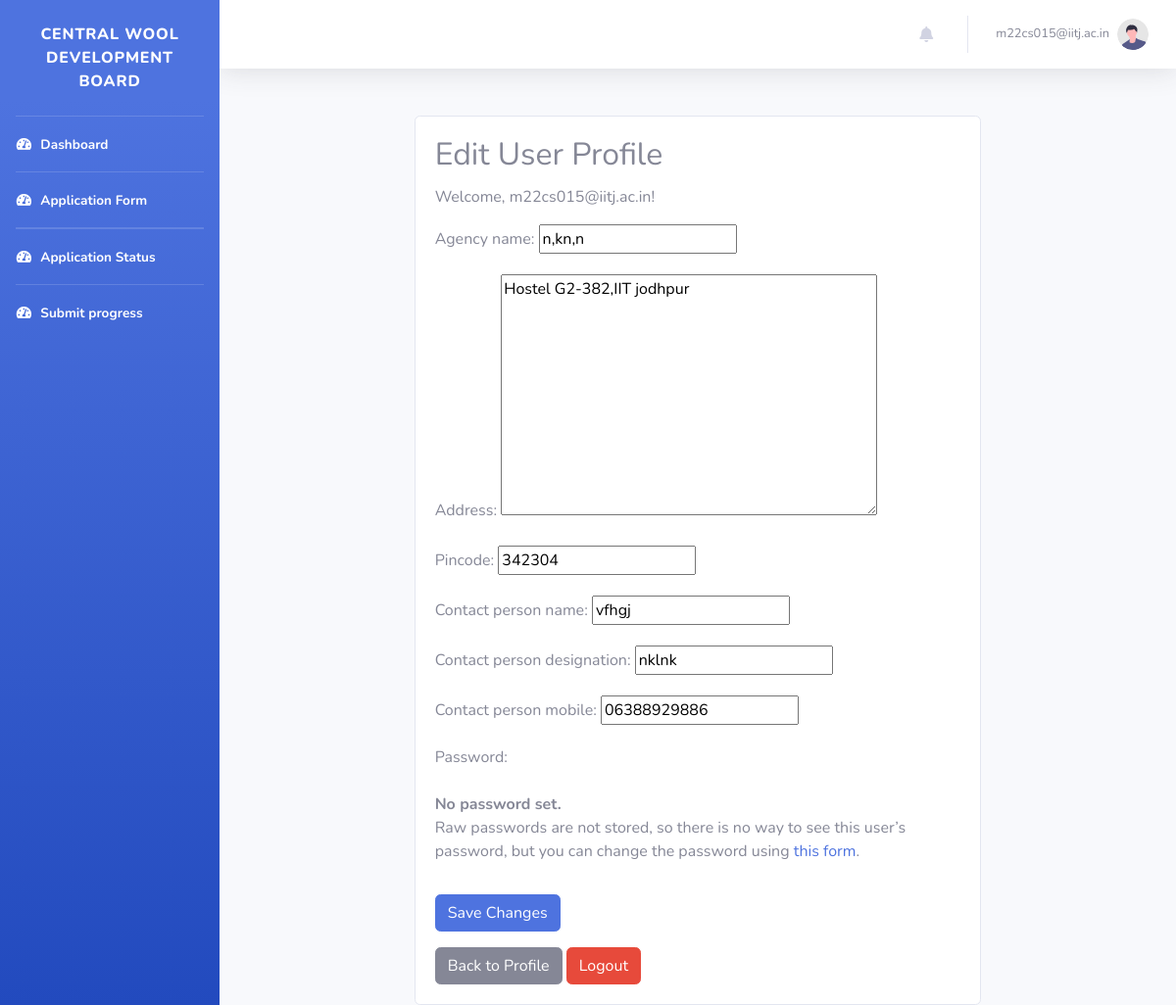
Screenshot of /dashboard/profile/edit/ (signed in) with the database file from the repository.
### authapp/models.py (models this page shows, shortened)
class CustomUser(AbstractBaseUser, PermissionsMixin):
    AGENCY_NATURE_CHOICES = [
        ("Central Federations", "Central Federations"),
        ("State Federations", "State Federations"),
        ("Central Sheep & Wool Boards", "Central Sheep & Wool Boards"),
        ("State Sheep & Wool Boards", "State Sheep & Wool Boards"),
        ("UT Govt. Sheep & Wool Boards", "UT Govt. Sheep & Wool Boards"),
        ("UT Govt. Sheep & Wool Federations", "UT Govt. Sheep & Wool Federations"),
        ("State Govt. Corporations Federations", "State Govt. Corporations Federations"),
        ("Central Departments", "Central Departments"),
        ("State Departments", "State Departments"),
        ("UT Statutory Departments", "UT Statutory Departments"),
        ("Autonomous and Advisory Bodies Departments", "Autonomous and Advisory Bodies Departments"),
        ("State Cooperative Departments", "State Cooperative Departments"),
        ("UT Cooperative Departments", "UT Cooperative Departments"),
        ("Central Govt Cooperative Departments", "Central Govt Cooperative Departments"),
        ("Central Govt Animal Husbandry Department", "Central Govt Animal Husbandry Department"),
        ("State Govt. Animal Husbandry Department", "State Govt. Animal Husbandry Department"),
        ("UT Animal Husbandry Department", "UT Animal Husbandry Department"),
        ("State Industries Department", "State Industries Department"),
        ("Central Industries Department", "Central Industries Department"),
        ("UT Industries Department", "UT Industries Department"),
        ("Central Organizations", "Central Organizations"),
        ("State Organizations", "State Organizations"),
        ("UT Government Organizations", "UT Government Organizations"),
        ("Universities of State", "Universities of State"),
        ("Universities of Central Govt", "Universities of Central Govt"),
        ("Universities of UT", "Universities of UT"),
        ("Govt. marketing event organizers", "Govt. marketing event organizers"),
        ("Central Research & Development Institutions", "Central Research & Development Institutions"),
        ("State Research & Development Institutions", "State Research & Development Institutions"),
        ("UT Govts. Autonomous Research & Development Institutions", "UT Govts. Autonomous Research & Development Institutions"),
        ("Statutory Bodies Research & Development Institutions", "Statutory Bodies Research & Development Institutions"),
        ("Textiles Research Associations (TRAs)", "Textiles Research Associations (TRAs)"),
    ]
    is_staff = models.BooleanField(default=False)
    is_active = models.BooleanField(default=True)
    date_joined = models.DateTimeField(default=timezone.now)
    agency_name = models.CharField(max_length=100,blank=False,null=False,default="")
    agency_nature = models.CharField(
        max_length=100, choices=AGENCY_NATURE_CHOICES, default='Central Federations')
    registration_number = models.CharField(max_length=100, blank=True, null=True)
    address = models.TextField(default="",blank=False,null=False)
    pincode = models.CharField(max_length=10,blank=False,null=False,default="")
    contact_person_name = models.CharField(max_length=100,blank=False,null=False,default="")
    contact_person_designation = models.CharField(max_length=100,blank=False,null=False,default="")
    email = models.EmailField(_("email address"), unique=True,default="")
    contact_person_mobile = models.CharField(max_length=12,blank=False,null=False,default="")
    USERNAME_FIELD = "email"
    REQUIRED_FIELDS = []
    objects = CustomUserManager()

### authapp/views.py (the view, shortened to what this page needs)
# urls.py: path('dashboard/profile/edit/', EditProfileView.as_view(), name='edit_profile'),
@method_decorator(login_required, name='dispatch')
class EditProfileView(View):
    template_name = 'registration/edit_profile.html'
    def get(self, request, *args, **kwargs):
        user = request.user
        form = CustomUserChangeForm(instance=user)
        return render(request, self.template_name, {'user': user, 'form': form})

### templates/registration/edit_profile.html (shortened to what this page needs)
{% extends 'base_dashboard.html' %}
{% block content %}
  <div class="container mt-5">
    <div class="row">
      <div class="col-md-8 offset-md-2">
        <div class="card">
          <div class="card-body">
            <h2 class="card-title">Edit User Profile</h2>
            <p class="card-text">Welcome, {{ user.email }}!</p>
            <form method="post" action="{% url 'authapp:edit_profile' %}">
              {{ form.as_p }}
              <button type="submit" class="btn btn-primary mt-3">Save Changes</button>
            </form>
            <div class="mt-3">
              <a href="{% url 'authapp:user_profile' %}" class="btn btn-secondary">Back to Profile</a>
              <a href="{% url 'authapp:logout' %}" class="btn btn-danger">Logout</a>
            </div>
          </div>
        </div>
      </div>
    </div>
  </div>
{% endblock %}

### templates/base_dashboard.html (shortened to what this page needs)
{% load static %}
<!DOCTYPE html>
<html lang="en">
<head>
    <link href="{%static 'css/user_dashboard/all.min.css'%}" rel="stylesheet" type="text/css">
        <link rel="stylesheet" href="https://cdnjs.cloudflare.com/ajax/libs/font-awesome/5.15.3/css/all.min.css">
    <link href="{%static 'css/user_dashboard/sb-admin-2.min.css'%}" rel="stylesheet">
</head>
<body id="page-top">
    <div id="wrapper">
        <ul class="navbar-nav bg-gradient-primary sidebar sidebar-dark accordion" id="accordionSidebar">
             <br>
            <a class="sidebar-brand d-flex align-items-center justify-content-center" href="index.html">
                <div class="sidebar-brand-text mx-sm-2">Central Wool Development Board</div>
            </a>
            <br>
            <hr class="sidebar-divider my-0">
            <li class="nav-item active">
                <a class="nav-link" href="{% url 'authapp:dashboard' %}">
                    <i class="fas fa-fw fa-tachometer-alt"></i>
                    <span>Dashboard</span></a>
            </li>
             <hr class="sidebar-divider my-0">
             <li class="nav-item active">
                <a class="nav-link" href="{% url 'authapp:submit_proposal' %}">
                    <i class="fas fa-fw fa-tachometer-alt"></i>
                    <span>Application Form</span></a>
            </li>
             <hr class="sidebar-divider my-0">
             <hr class="sidebar-divider my-0">
             <li class="nav-item active">
                <a class="nav-link" href="{% url 'authapp:proposal_status' %}">
                    <i class="fas fa-fw fa-tachometer-alt"></i>
                    <span>Application Status</span></a>
            </li>
            <hr class="sidebar-divider my-0">
             <li class="nav-item active">
                <a class="nav-link" href="{% url 'authapp:progress_report' %}">
                    <i class="fas fa-fw fa-tachometer-alt"></i>
                    <span>Submit progress</span></a>
            </li>
        </ul>
        <div id="content-wrapper" class="d-flex flex-column">
            <div id="content">
                 <nav class="navbar navbar-expand navbar-light bg-white topbar mb-4 static-top shadow ">
                    <ul class="navbar-nav ml-auto">
<li class="nav-item dropdown no-arrow mx-1">
    <a class="nav-link dropdown-toggle" href="#" id="alertsDropdown" role="button"
        data-toggle="dropdown" aria-haspopup="true" aria-expanded="false">
        <i class="fas fa-bell fa-fw"></i>
    </a>
</li>
                        <li class="nav-item dropdown no-arrow">
                            <a class="nav-link dropdown-toggle" href="#" id="userDropdown" role="button"
                                data-toggle="dropdown" aria-haspopup="true" aria-expanded="false">
                                <span class="mr-2 d-none d-lg-inline text-gray-600 small">{{user.email}}</span>
                                <img class="img-profile rounded-circle"
                                    src="{%static 'img/undraw_profile.svg'%}">
                            </a>
                        </li>
                    </ul>
</nav>
                <div class="container-fluid">
                   {% block content %}{% endblock %}
                </div>
        </div>
    </div>
</body>
</html>

### rows the page displays
CustomUser: email "m22cs015@iitj.ac.in", agency_name "n,kn,n", address "Hostel G2-382,IIT jodhpur", pincode "342304", contact_person_name "vfhgj", contact_person_designation "nklnk", contact_person_mobile "06388929886"
